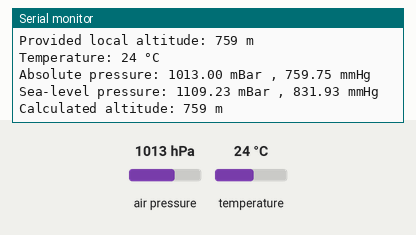
The sketch below on a simulated Arduino Uno, built with avr-gcc and run on an emulated ATmega328P. On the bench: the last lines printed to the serial monitor. The inputs (shaded band) are chosen by the test bench; at power-on: air pressure 1013 hPa, temperature 24 °C.

Above: at 5.9 s.
6.0 s: air pressure set to 952 hPa
At 10.41 s:
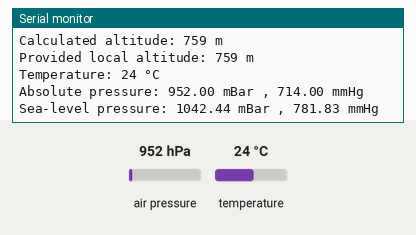
12.1 s: temperature set to 12 °C
At 17.0 s:
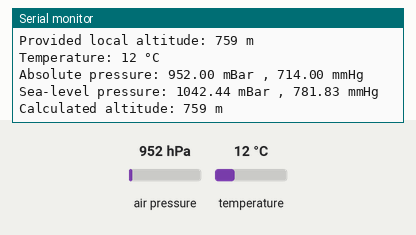
18.2 s: air pressure set to 975 hPa
At 21.5 s:
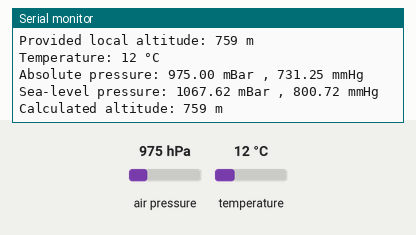
Timing chart, 0 to 23.0 s (numbered marks = the images above; inputs shaded):
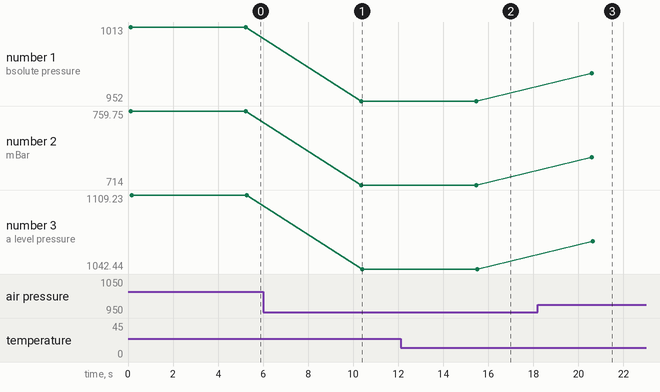

The sketch:

BMP180_eng.ino
```cpp
/*
  BMP180 Program for temperature and pressure sensor module.

  Developed by Anderson Muniz Calhabeu
*/

#include <SFE_BMP180.h>                          // Includes the BMP180 module library

#include <Wire.h>                                // Includes the Wire library for I2C communication

SFE_BMP180 bmpModule;                            // Creates an object named 'bmpModule'

#define ALTITUDE 759.0                           // Defines a constant named "ALTITUDE" and assigns it the local altitude in meters

void setup() {

  Serial.begin(9600);                            // Starts serial communication at 9600 bps
  Serial.println("Restarting");                  // Sends "Restarting" to the serial monitor

  if (bmpModule.begin())                         // Initializes the module. If successful...
    Serial.println("BMP180 module successfully initialized");
  else {
    Serial.println("Failed to initialize BMP180\n\n");  // Sends error message and breaks the loop
    while (1);                                   // Infinite loop to halt further execution
  }
}

void loop() {

  char status;                                   // Declares a local variable of type "char" named "status"
  double T, P, p0, a;                            // Declares local variables for temperature, pressure, sea-level pressure, and calculated altitude

  Serial.println();                              // Adds a blank line in the serial monitor

  Serial.print("Provided local altitude: ");
  Serial.print(ALTITUDE, 0);
  Serial.println(" m\n");

  status = bmpModule.startTemperature();         // Attempts to start temperature reading

  if (status != 0) {

    delay(status);                               // Waits for the reading to complete

    status = bmpModule.getTemperature(T);        // Gets the temperature value and stores it in T

    if (status != 0) {

      Serial.print("Temperature: ");
      Serial.print(T, 0);
      Serial.println(" °C");

      status = bmpModule.startPressure(3);       // Starts pressure reading with oversampling setting 3

      if (status != 0) {

        delay(status);                           // Waits for the reading to complete

        status = bmpModule.getPressure(P, T);    // Gets pressure value using previously read temperature

        if (status != 0) {

          Serial.print("Absolute pressure: ");
          Serial.print(P, 2);
          Serial.print(" mBar , ");
          Serial.print(P * 0.75, 2);             // Converts mBar to mmHg
          Serial.println(" mmHg");

          p0 = bmpModule.sealevel(P, ALTITUDE);  // Calculates sea-level pressure
          Serial.print("Sea-level pressure: ");
          Serial.print(p0, 2);
          Serial.print(" mBar , ");
          Serial.print(p0 * 0.75, 2);            // Converts mBar to mmHg
          Serial.println(" mmHg");

          a = bmpModule.altitude(P, p0);         // Calculates altitude based on pressure
          Serial.print("Calculated altitude: ");
          Serial.print(a, 0);
          Serial.println(" m");

        } else Serial.println("Error reading pressure\n");
      } else Serial.println("Error starting pressure reading\n");
    } else Serial.println("Error reading temperature\n");
  } else Serial.println("Error starting temperature reading\n");

  delay(5000);                                   // Waits 5 seconds before next reading
}
```

Measured:
- after the input at 6.0 s, the serial monitor: prints a new line after 4.3 s (image 1)
- after the input at 12.1 s, the serial monitor: prints a new line after 3.3 s (image 2)
- after the input at 18.2 s, the serial monitor: prints a new line after 2.4 s (image 3)
- plotted number 1: 1013 → 952 after the input at 6.0 s, 952 → 975 after the input at 18.2 s
- plotted number 2: 759.75 → 714 after the input at 6.0 s, 714 → 731.25 after the input at 18.2 s
- plotted number 3: 1109.23 → 1042.44 after the input at 6.0 s, 1042.44 → 1067.62 after the input at 18.2 s
